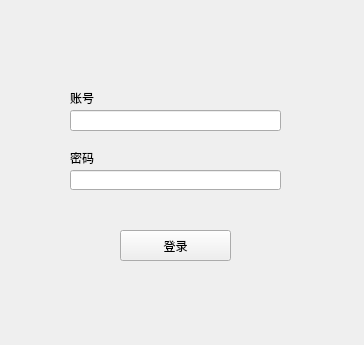
<?xml version="1.0" encoding="UTF-8"?>
<ui version="4.0">
 <class>Form</class>
 <widget class="QWidget" name="Form">
  <property name="geometry">
   <rect>
    <x>0</x>
    <y>0</y>
    <width>364</width>
    <height>345</height>
   </rect>
  </property>
  <property name="windowTitle">
   <string>Form</string>
  </property>
  <widget class="LineEdit" name="account_edit">
   <property name="geometry">
    <rect>
     <x>70</x>
     <y>110</y>
     <width>211</width>
     <height>21</height>
    </rect>
   </property>
   <property name="toolTip">
    <string>example@example.com</string>
   </property>
  </widget>
  <widget class="LineEdit" name="password_edit">
   <property name="geometry">
    <rect>
     <x>70</x>
     <y>170</y>
     <width>211</width>
     <height>20</height>
    </rect>
   </property>
   <property name="toolTip">
    <string>password</string>
   </property>
  </widget>
  <widget class="PushButton" name="login_button">
   <property name="geometry">
    <rect>
     <x>120</x>
     <y>230</y>
     <width>111</width>
     <height>31</height>
    </rect>
   </property>
   <property name="text">
    <string>登录</string>
   </property>
  </widget>
  <widget class="BodyLabel" name="password_label">
   <property name="geometry">
    <rect>
     <x>70</x>
     <y>150</y>
     <width>50</width>
     <height>15</height>
    </rect>
   </property>
   <property name="text">
    <string>密码</string>
   </property>
  </widget>
  <widget class="BodyLabel" name="account_label">
   <property name="geometry">
    <rect>
     <x>70</x>
     <y>90</y>
     <width>50</width>
     <height>15</height>
    </rect>
   </property>
   <property name="text">
    <string>账号</string>
   </property>
  </widget>
 </widget>
 <customwidgets>
  <customwidget>
   <class>BodyLabel</class>
   <extends>QLabel</extends>
   <header>qfluentwidgets</header>
  </customwidget>
  <customwidget>
   <class>PushButton</class>
   <extends>QPushButton</extends>
   <header>qfluentwidgets</header>
  </customwidget>
  <customwidget>
   <class>LineEdit</class>
   <extends>QLineEdit</extends>
   <header>qfluentwidgets</header>
  </customwidget>
 </customwidgets>
 <resources/>
 <connections/>
</ui>
